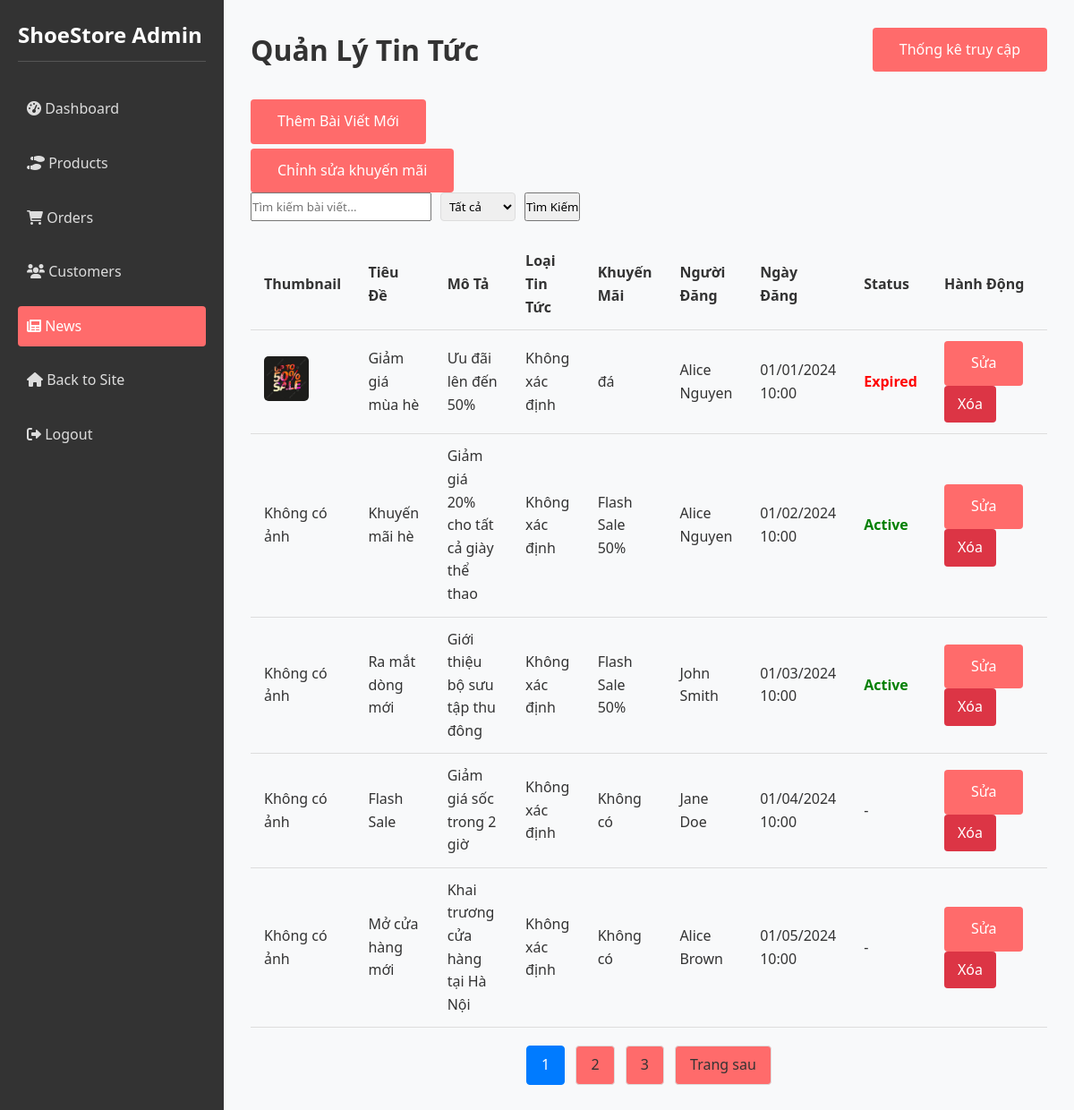
The page /index.php?controller=adminNews&action=manage (signed in) on the database as committed earlier.
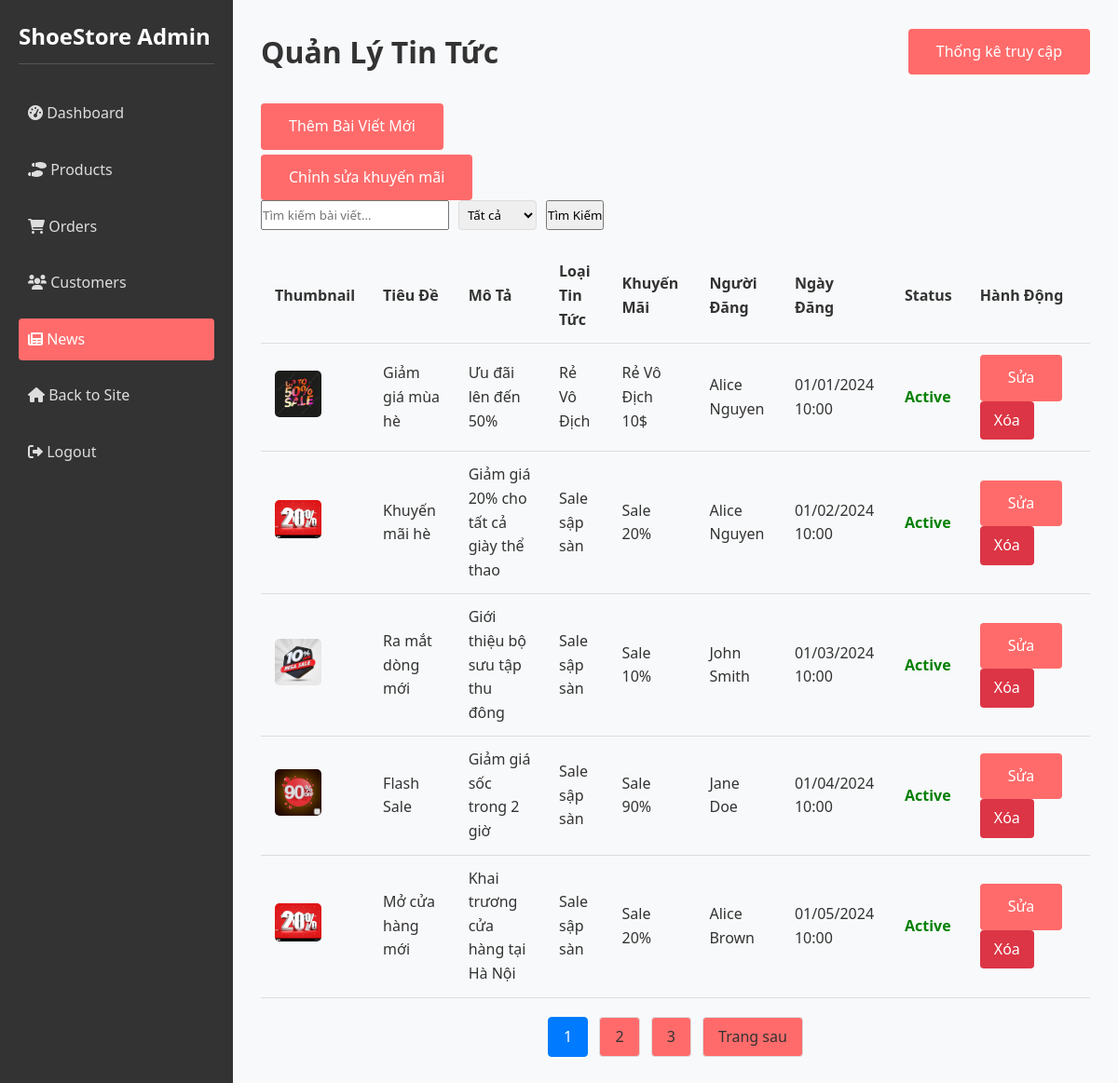
The same page on the database as committed later.
### tables this page shows
CREATE TABLE `news` (
  `NewsID` int(11) NOT NULL,
  `Title` varchar(200) DEFAULT NULL,
  `Description` text DEFAULT NULL,
  `Content` text DEFAULT NULL,
  `AdminID` int(11) DEFAULT NULL,
  `thumbnail` varchar(255) DEFAULT NULL,
  `DateCreated` datetime DEFAULT current_timestamp(),
  `news_type` varchar(50) DEFAULT 'normal',
  `promotion_id` int(11) DEFAULT NULL
);

CREATE TABLE `promotions` (
  `promotion_id` int(11) NOT NULL,
  `promotion_type` varchar(50) NOT NULL,
  `promotion_name` varchar(100) NOT NULL,
  `discount_percentage` decimal(5,2) DEFAULT NULL,
  `fixed_price` decimal(10,2) DEFAULT NULL,
  `start_date` datetime NOT NULL,
  `end_date` datetime NOT NULL
);

### controllers/AdminNewsController.php (called while the page is built, shortened)
<?php
require_once 'models/NewsModel.php';
class AdminNewsController {
    private $newsModel;
    public function __construct() {
        $this->newsModel = new NewsModel();
    }
    public function manage() {
        $search = isset($_GET['search']) ? trim($_GET['search']) : '';
        $status = isset($_GET['status']) ? trim($_GET['status']) : 'all';
        $limit = 5;
        $page = isset($_GET['page']) ? (int)$_GET['page'] : 1;
        $offset = ($page - 1) * $limit;
        $news = $this->newsModel->getNewsWithAdmin($search, $limit, $offset, $status);
        $totalNews = $this->newsModel->getNewsCount($search, $status);
        $totalPages = ceil($totalNews / $limit);
        require_once 'views/admin/components/header.php';
        require_once 'views/admin/pages/manage-news.php';
        require_once 'views/admin/components/admin_footer.php';
    }
}

### index.php (called while the page is built, shortened)
<?php
spl_autoload_register(function ($class_name) {
    $controllerPath = 'controllers/' . $class_name . '.php';
    $modelPath = 'models/' . $class_name . '.php';
});
$action = isset($_GET['action']) ? preg_replace('/[^a-zA-Z0-9]/', '', $_GET['action']) : 'index';
$controllerInstance = new $controllerClass();
$controllerInstance->$action();

### models/Database.php (called while the page is built)
<?php
class Database {
    private $host = 'localhost';
    private $db_name = 'shoes';
    private $username = 'root';
    private $password = '123456789';
    private $pdo;
    public function __construct() {
        try {
            $this->pdo = new PDO(
                "mysql:host=$this->host;dbname=$this->db_name;charset=utf8mb4",
                $this->username,
                $this->password
            );
            $this->pdo->setAttribute(PDO::ATTR_ERRMODE, PDO::ERRMODE_EXCEPTION);
        } catch (PDOException $e) {
            die("Connection failed: " . $e->getMessage());
        }
    }
    public function getConnection() {
        return $this->pdo;
    }
}

### models/NewsModel.php (called while the page is built, shortened)
<?php
class NewsModel {
    private $db;
    public function __construct() {
        $database = new Database();
        $this->db = $database->getConnection();
    }
    public function getNewsWithAdmin($search = '', $limit = 10, $offset = 0, $status = 'all') {
        $query = "SELECT n.*, CONCAT(admin.Fname, ' ', admin.Lname) AS AdminName, p.promotion_name, p.start_date, p.end_date
                  FROM news n
                  JOIN admin ON n.AdminID = admin.AdminID
                  LEFT JOIN promotions p ON n.promotion_id = p.promotion_id";
        $query .= " LIMIT :limit OFFSET :offset";
        $stmt = $this->db->prepare($query);
        $stmt->bindValue(':limit', (int)$limit, PDO::PARAM_INT);
        $stmt->bindValue(':offset', (int)$offset, PDO::PARAM_INT);
        $stmt->execute();
        return $stmt->fetchAll(PDO::FETCH_ASSOC);
    }
    public function getNewsCount($search = '', $status = 'all') {
        $query = "SELECT COUNT(*)
                  FROM news
                  JOIN admin ON news.AdminID = admin.AdminID
                  LEFT JOIN promotions p ON news.promotion_id = p.promotion_id";
        $stmt = $this->db->prepare($query);
        $stmt->execute();
        return $stmt->fetchColumn();
    }
}

### views/admin/pages/manage-news.php (the view, shortened to what this page needs)
<div class="admin-header">
    <h1>Quản Lý Tin Tức</h1>
    <a href="/shoesWebsite/index.php?controller=adminNews&action=stats" class="btn btn-secondary">Thống kê truy cập</a>
</div>
<div class="admin-actions">
    <a href="/shoesWebsite/index.php?controller=adminNews&action=addNews" class="btn btn-primary">Thêm Bài Viết Mới</a>
</div>
<div class="admin-actions1">
    <a href="/shoesWebsite/index.php?controller=adminPromotion&action=index" class="btn btn-primary">Chỉnh sửa khuyến mãi</a>
</div>
<form method="get" class="search-form">
    <input type="text" name="search" placeholder="Tìm kiếm bài viết..." value="<?php echo htmlspecialchars($search); ?>">
    <select name="status">
        <option value="all" <?php echo $status === 'all' ? 'selected' : ''; ?>>Tất cả</option>
    </select>
    <button type="submit">Tìm Kiếm</button>
</form>
<table class="table table-striped admin-table">
    <thead>
        <tr>
            <th>Thumbnail</th>
            <th>Tiêu Đề</th>
            <th>Mô Tả</th>
            <th>Loại Tin Tức</th>
            <th>Khuyến Mãi</th>
            <th>Người Đăng</th>
            <th>Ngày Đăng</th>
            <th>Status</th>
            <th>Hành Động</th>
        </tr>
    </thead>
    <tbody>
        <?php if (empty($news)): ?>
            <tr>
                <td colspan="9">Không tìm thấy bài viết nào.</td>
            </tr>
        <?php else: ?>
            <?php foreach ($news as $item): ?>
                <tr>
                    <td>
                        <?php if ($item['thumbnail'] && file_exists($item['thumbnail'])): ?>
                            <img src="/shoesWebsite/<?php echo htmlspecialchars($item['thumbnail']); ?>" alt="Thumbnail">
                        <?php else: ?>
                            Không có ảnh
                        <?php endif; ?>
                    </td>
                    <td><?php echo htmlspecialchars($item['Title']); ?></td>
                    <td><?php echo htmlspecialchars($item['Description']); ?></td>
                    <td>
                        <?php
                        $news_types = [
                            'general' => 'Tin Tức Thông Thường',
                            'flash_sale' => 'Sale sập sàn',
                            'fixed_price' => 'Rẻ Vô Địch',
                        ];
                        echo $news_types[$item['news_type']] ?? 'Không xác định';
                        ?>
                    </td>
                    <td><?php echo htmlspecialchars($item['promotion_name'] ?? 'Không có'); ?></td>
                    <td><?php echo htmlspecialchars($item['AdminName'] ?? 'Unknown'); ?></td>
                    <td><?php echo date('d/m/Y H:i', strtotime($item['DateCreated'])); ?></td>
                    <td>
                        <?php
                        if ($item['promotion_id']) {
                            $now = new DateTime();
                            $startDate = new DateTime($item['start_date']);
                            $endDate = new DateTime($item['end_date']);
                            if ($now < $startDate) {
                                echo '<span class="status-pending">Pending</span>';
                            } elseif ($now >= $startDate && $now <= $endDate) {
                                echo '<span class="status-active">Active</span>';
                            } else {
                                echo '<span class="status-expired">Expired</span>';
                            }
                        } else {
                            echo '-';
                        }
                        ?>
                    </td>
                    <td>
                        <a href="/shoesWebsite/index.php?controller=adminNews&action=editNews&id=<?php echo $item['NewsID']; ?>" class="btn btn-primary">Sửa</a>
                        <a href="/shoesWebsite/index.php?controller=adminNews&action=deleteNews&id=<?php echo $item['NewsID']; ?>" class="btn btn-danger" onclick="return confirm('Bạn có chắc muốn xóa bài viết này?')">Xóa</a>
                    </td>
                </tr>
            <?php endforeach; ?>
        <?php endif; ?>
    </tbody>
</table>
<div class="pagination">
    <?php if ($totalPages > 1): ?>
        <?php for ($i = 1; $i <= $totalPages; $i++): ?>
            <a href="/shoesWebsite/index.php?controller=adminNews&action=manage&search=<?php echo urlencode($search); ?>&status=<?php echo urlencode($status); ?>&page=<?php echo $i; ?>" class="btn btn-secondary <?php echo $i === $page ? 'active' : ''; ?>"><?php echo $i; ?></a>
        <?php endfor; ?>
        <?php if ($page < $totalPages): ?>
            <a href="/shoesWebsite/index.php?controller=adminNews&action=manage&search=<?php echo urlencode($search); ?>&status=<?php echo urlencode($status); ?>&page=<?php echo $page + 1; ?>" class="btn btn-secondary">Trang sau</a>
        <?php endif; ?>
    <?php endif; ?>
</div>

### views/admin/components/header.php (shortened to what this page needs)
<!DOCTYPE html>
<html lang="en">
<head>
    <link rel="stylesheet" href="/shoesWebsite/assets/css/style.css">
    <link rel="stylesheet" href="https://cdnjs.cloudflare.com/ajax/libs/font-awesome/6.0.0-beta3/css/all.min.css">
</head>
<body>
    <div class="admin-container">
        <div class="admin-sidebar">
            <h2>ShoeStore Admin</h2>
            <?php
            $currentController = isset($_GET['controller']) ? $_GET['controller'] : 'adminDashboard';
            ?>
            <ul>
                <li>
                    <a href="/shoesWebsite/index.php?controller=adminDashboard&action=dashboard"
                       class="<?php echo $currentController === 'adminDashboard' ? 'active' : ''; ?>">
                        <i class="fas fa-tachometer-alt"></i> Dashboard
                    </a>
                </li>
                <li>
                    <a href="/shoesWebsite/index.php?controller=adminProduct&action=products"
                       class="<?php echo $currentController === 'adminProduct' ? 'active' : ''; ?>">
                        <i class="fas fa-shoe-prints"></i> Products
                    </a>
                </li>
                <li>
                    <a href="/shoesWebsite/index.php?controller=adminOrder&action=orders"
                       class="<?php echo $currentController === 'adminOrder' ? 'active' : ''; ?>">
                        <i class="fas fa-shopping-cart"></i> Orders
                    </a>
                </li>
                <li>
                    <a href="/shoesWebsite/index.php?controller=adminCustomer&action=customers"
                       class="<?php echo $currentController === 'adminCustomer' ? 'active' : ''; ?>">
                        <i class="fas fa-users"></i> Customers
                    </a>
                </li>
                <li>
                <li>
                    <a href="/shoesWebsite/index.php?controller=adminNews&action=manage"
                    class="<?php echo $currentController === 'adminNews' ? 'active' : ''; ?>">
                        <i class="fas fa-newspaper"></i> News
                    </a>
                </li>
                </li>
                <li>
                    <a href="/shoesWebsite/index.php?controller=home&action=index">
                        <i class="fas fa-home"></i> Back to Site
                    </a>
                </li>
                <li>
                    <a href="/shoesWebsite/index.php?controller=auth&action=logout">
                        <i class="fas fa-sign-out-alt"></i> Logout
                    </a>
                </li>
            </ul>
        </div>
        <div class="admin-content">
</body>

### views/admin/components/admin_footer.php (shortened to what this page needs)
</body>
</html>

### assets/css/style.css (style rules this page uses)
* { margin: 0; padding: 0; box-sizing: border-box; font-family: "Segoe UI", Tahoma, Geneva, Verdana, sans-serif; }
body { background-color: #f8f9fa; color: #333; line-height: 1.6; }
a { text-decoration: none; color: #333; }
ul { list-style: none; }
.btn { display: inline-block; background-color: #ff6b6b; color: white; padding: 12px 30px; border: none; border-radius: 4px; cursor: pointer; font-size: 16px; transition: all 0.3s ease; }
.admin-container { display: grid; grid-template-columns: 250px 1fr; min-height: 100vh; }
.admin-sidebar { background-color: #333; color: white; padding: 20px; }
.admin-sidebar h2 { margin-bottom: 30px; padding-bottom: 10px; border-bottom: 1px solid #555; }
.admin-sidebar ul li { margin-bottom: 15px; }
.admin-sidebar ul li a { color: #ddd; display: block; padding: 10px; border-radius: 4px; transition: all 0.3s ease; }
.admin-sidebar ul li a:hover, .admin-sidebar ul li a.active { background-color: #ff6b6b; color: white; }
.admin-content { padding: 30px; }
.admin-header { display: flex; justify-content: space-between; align-items: center; margin-bottom: 30px; }
.admin-table { width: 100%; border-collapse: collapse; }
.admin-table th, .admin-table td { padding: 12px 15px; text-align: left; border-bottom: 1px solid #ddd; }
.admin-table th { background-color: #f8f9fa; }
table { width: 100%; border-collapse: collapse; margin-top: 20px; }
table th, table td { padding: 12px 15px; text-align: left; border-bottom: 1px solid #ddd; }
table th { background-color: #f8f9fa; font-weight: bold; }
table td a { margin-right: 10px; }
.btn-danger { background-color: #dc3545; color: white; padding: 8px 15px; border-radius: 4px; transition: background-color 0.3s ease; }

### views/admin/pages/manage-news.php (style rules this page uses)
.admin-actions1 { margin-top: 5px; }
.admin-table img { max-width: 50px; border-radius: 5px; }
.pagination { margin-top: 20px; text-align: center; }
.pagination a { display: inline-block; padding: 8px 16px; margin: 0 4px; border: 1px solid #ddd; text-decoration: none; color: #333; }
.pagination a.active { background-color: #007bff; color: white; border-color: #007bff; }
.status-active { color: green; font-weight: bold; }
.search-form { display: flex; gap: 10px; margin-bottom: 20px; }
.search-form select { padding: 5px; border-radius: 4px; border: 1px solid #ddd; }
.status-expired { color: red; font-weight: bold; }

Rows that differ between the two databases and show on the page:
changed news "Giảm giá mùa hè": news_type "Không xác định" → "Rẻ Vô Địch"; promotion.promotion_name "đá" → "Rẻ Vô Địch 10$"; promotion_id "Expired" → "Active"
changed news "Khuyến mãi hè": thumbnail: picture added; news_type "Không xác định" → "Sale sập sàn"; promotion.promotion_name "Flash Sale 50%" → "Sale 20%"; no longer shows "Không có ảnh"
changed news "Ra mắt dòng mới": thumbnail: picture added; news_type "Không xác định" → "Sale sập sàn"; promotion.promotion_name "Flash Sale 50%" → "Sale 10%"; no longer shows "Không có ảnh"
changed news "Flash Sale": thumbnail: picture added; news_type "Không xác định" → "Sale sập sàn"; promotion.promotion_name "Không có" → "Sale 90%"; promotion_id "-" → "Active"; no longer shows "Không có ảnh"
changed news "Mở cửa hàng mới": thumbnail: picture added; news_type "Không xác định" → "Sale sập sàn"; promotion.promotion_name "Không có" → "Sale 20%"; promotion_id "-" → "Active"; no longer shows "Không có ảnh"
